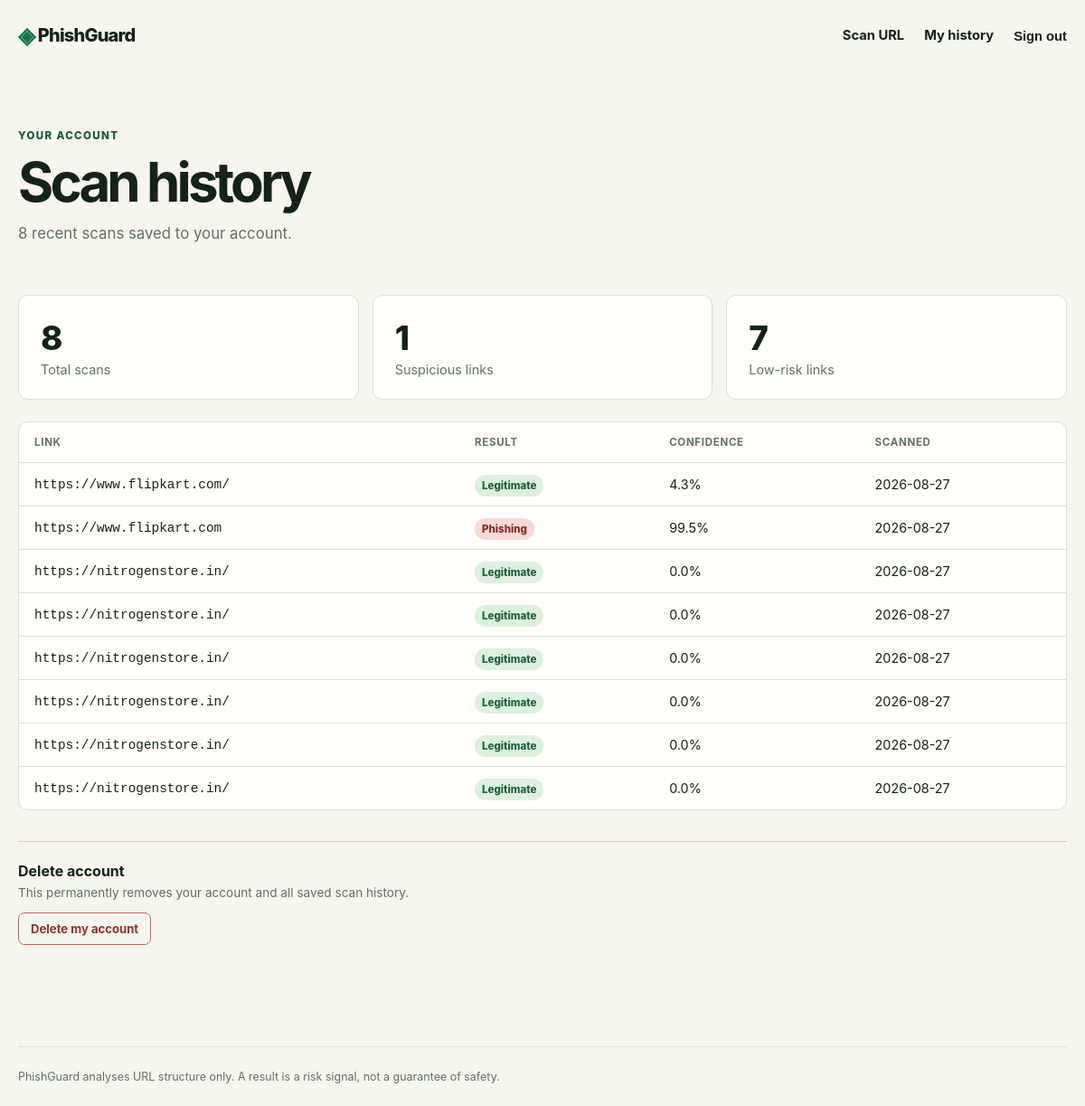
The app's page /dashboard (signed in) with its own data.
### tables this page shows
CREATE TABLE scans (
    id INTEGER PRIMARY KEY AUTOINCREMENT,
    user_id INTEGER,
    url TEXT NOT NULL,
    verdict TEXT NOT NULL CHECK(verdict IN ('phishing', 'legitimate')),
    confidence REAL NOT NULL,
    risk_level TEXT NOT NULL,
    reasons TEXT NOT NULL,
    scanned_at TEXT NOT NULL,
    FOREIGN KEY (user_id) REFERENCES users (id)
);

### final year project/app/main.py (the view)
@main_bp.route("/dashboard")
def dashboard():
    if not g.user:
        return redirect(url_for("auth.login"))
    scans = get_db().execute(
        "SELECT * FROM scans WHERE user_id = ? ORDER BY scanned_at DESC LIMIT 100", (g.user["id"],)
    ).fetchall()
    scans = [
        {**dict(scan), "reasons_list": deserialise_reasons(scan["reasons"])}
        for scan in scans
    ]
    totals = Counter(scan["verdict"] for scan in scans)
    return render_template("dashboard.html", scans=scans, totals=totals)

### final year project/app/database.py (called while the page is built)
def get_db():
    if "db" not in g:
        g.db = sqlite3.connect(current_app.config["DATABASE"])
        g.db.row_factory = sqlite3.Row
        g.db.execute("PRAGMA foreign_keys = ON")
    return g.db

### final year project/app/main.py (called while the page is built)
@main_bp.before_app_request
def load_logged_in_user():
    user_id = session.get("user_id")
    g.user = None if user_id is None else get_db().execute("SELECT * FROM users WHERE id = ?", (user_id,)).fetchone()

### final year project/app/ml/scoring.py (called while the page is built)
def deserialise_reasons(value):
    return json.loads(value)

### final year project/app/templates/dashboard.html (shortened to what this page needs)
{% extends "base.html" %}
{% block content %}
<section class="page-heading"><p class="eyebrow">Your account</p><h1>Scan history</h1><p>{{ scans|length }} recent scan{{ '' if scans|length == 1 else 's' }} saved to your account.</p></section>
<section class="stats"><article><span>{{ scans|length }}</span><p>Total scans</p></article><article><span>{{ totals.phishing|default(0, true) }}</span><p>Suspicious links</p></article><article><span>{{ totals.legitimate|default(0, true) }}</span><p>Low-risk links</p></article></section>
{% if scans %}
<div class="table-wrap"><table><thead><tr><th>Link</th><th>Result</th><th>Confidence</th><th>Scanned</th></tr></thead><tbody>{% for scan in scans %}<tr><td class="url-cell" title="{{ scan.url }}">{{ scan.url }}</td><td><span class="status {{ scan.risk_level }}">{{ scan.verdict }}</span></td><td>{{ scan.confidence }}%</td><td>{{ scan.scanned_at[:10] }}</td></tr>{% endfor %}</tbody></table></div>
{% else %}
<div class="empty-state"><h2>No saved scans yet</h2><p>Analyse a link and it will appear here.</p><a class="button-link" href="{{ url_for('main.index') }}">Scan a link</a></div>
{% endif %}
<section class="account-danger"><h2>Delete account</h2><p>This permanently removes your account and all saved scan history.</p><form action="{{ url_for('auth.delete_account') }}" method="post" onsubmit="return confirm('Delete your account and all saved scan history? This cannot be undone.');"><button type="submit">Delete my account</button></form></section>
{% endblock %}

### final year project/app/templates/base.html (shortened to what this page needs)
<!doctype html>
<html lang="en">
  <head>
    <link rel="stylesheet" href="{{ url_for('static', filename='style.css') }}">
  </head>
  <body>
    <header class="site-header">
      <a class="brand" href="{{ url_for('main.index') }}"><span>◈</span> PhishGuard</a>
      <nav>
        <a href="{{ url_for('main.index') }}">Scan URL</a>
        {% if g.user %}
          <a href="{{ url_for('main.dashboard') }}">My history</a>
          <form class="inline-form" action="{{ url_for('auth.logout') }}" method="post"><button class="nav-button" type="submit">Sign out</button></form>
        {% else %}
          <a href="{{ url_for('auth.login') }}">Sign in</a>
          <a class="nav-cta" href="{{ url_for('auth.register') }}">Create account</a>
        {% endif %}
      </nav>
    </header>
    <main>
      {% block content %}{% endblock %}
    </main>
    <footer>PhishGuard analyses URL structure only. A result is a risk signal, not a guarantee of safety.</footer>
  </body>
</html>

### final year project/app/static/style.css (style rules this page uses)
:root { --ink:#142319; --muted:#617166; --paper:#f6f5ee; --line:#dbe1d7; --green:#17754d; --green-dark:#0e5a3b; --amber:#b76700; --red:#a73e32; --white:#fffefa; }
* { box-sizing:border-box; }
body { margin:0; min-height:100vh; background:var(--paper); color:var(--ink); font-family:Inter,ui-sans-serif,system-ui,-apple-system,BlinkMacSystemFont,"Segoe UI",sans-serif; }
a { color:var(--green-dark); font-weight:650; text-decoration-thickness:1px; text-underline-offset:3px; }
.site-header { width:min(1180px,calc(100% - 40px)); margin:auto; min-height:78px; display:flex; align-items:center; justify-content:space-between; gap:24px; }
.brand { color:var(--ink); font-size:1.25rem; text-decoration:none; letter-spacing:-.04em; font-weight:800; }
.brand span { color:var(--green); font-size:1.55rem; vertical-align:-2px; }
nav { display:flex; gap:22px; align-items:center; }
nav a,.nav-button { font-size:.92rem; color:var(--ink); text-decoration:none; font-weight:650; }
.inline-form { margin:0; }
.nav-button { cursor:pointer; border:0; background:transparent; padding:0; }
main { width:min(1180px,calc(100% - 40px)); margin:0 auto 90px; }
.eyebrow { text-transform:uppercase; font-size:.72rem; letter-spacing:.12em; color:var(--green-dark); font-weight:800; margin:0 0 15px; }
.hero h1,.result-card h1,.auth-card h1,.page-heading h1 { letter-spacing:-.065em; margin:0; line-height:.98; font-size:clamp(2.8rem,7vw,5.7rem); max-width:810px; }
.page-heading { padding:65px 0 30px; }
.page-heading h1 { font-size:clamp(2.8rem,5vw,4.7rem); }
.page-heading p:not(.eyebrow) { color:var(--muted); font-size:1.05rem; }
.stats { display:grid; grid-template-columns:repeat(3,1fr); gap:15px; margin:12px 0 24px; }
.stats article { background:var(--white); border:1px solid var(--line); padding:24px; border-radius:11px; }
.stats span { font-size:2.3rem; letter-spacing:-.06em; font-weight:800; }
.stats p { color:var(--muted); margin:4px 0 0; font-size:.9rem; }
.table-wrap { overflow-x:auto; background:var(--white); border:1px solid var(--line); border-radius:11px; }
table { width:100%; border-collapse:collapse; font-size:.9rem; }
th { text-align:left; color:var(--muted); font-size:.72rem; text-transform:uppercase; letter-spacing:.06em; }
th,td { padding:15px 17px; border-bottom:1px solid var(--line); }
tbody tr:last-child td { border:0; }
.url-cell { max-width:390px; overflow:hidden; text-overflow:ellipsis; white-space:nowrap; font-family:ui-monospace,SFMono-Regular,Menlo,monospace; }
.status { font-size:.72rem; padding:5px 8px; border-radius:99px; font-weight:800; text-transform:capitalize; }
.status.high { background:#f8d9d5; color:#822e24; }
.status.low { background:#ddf0de; color:#206239; }
footer { width:min(1180px,calc(100% - 40px)); margin:0 auto; padding:25px 0; border-top:1px solid var(--line); color:var(--muted); font-size:.78rem; }
.account-danger { margin-top:34px; padding:22px 0; border-top:1px solid #e5c6c1; }
.account-danger h2 { font-size:1rem; margin:0 0 6px; }
.account-danger p { color:var(--muted); font-size:.85rem; margin:0 0 14px; }
.account-danger button { border:1px solid #b96a5f; background:transparent; color:#8c332a; border-radius:7px; padding:9px 13px; font:inherit; font-size:.82rem; font-weight:700; cursor:pointer; }

### records on screen
scans: url "https://www.flipkart.com/", verdict "Legitimate", confidence "4.3", scanned_at "2026-08-27"
scans: url "https://www.flipkart.com", verdict "Phishing", confidence "99.5", scanned_at "2026-08-27"
scans: url "https://nitrogenstore.in/", verdict "Legitimate", confidence "0.0", scanned_at "2026-08-27"
scans: url "https://nitrogenstore.in/", verdict "Legitimate", confidence "0.0", scanned_at "2026-08-27"
scans: url "https://nitrogenstore.in/", verdict "Legitimate", confidence "0.0", scanned_at "2026-08-27"
scans: url "https://nitrogenstore.in/", verdict "Legitimate", confidence "0.0", scanned_at "2026-08-27"
scans: url "https://nitrogenstore.in/", verdict "Legitimate", confidence "0.0", scanned_at "2026-08-27"
scans: url "https://nitrogenstore.in/", verdict "Legitimate", confidence "0.0", scanned_at "2026-08-27"

### other values on screen
{{ scans|length }} "8"
{{ '' if scans|length == 1 else 's' }} "s"
{{ totals.phishing|default(0, true) }} "1"
{{ totals.legitimate|default(0, true) }} "7"
